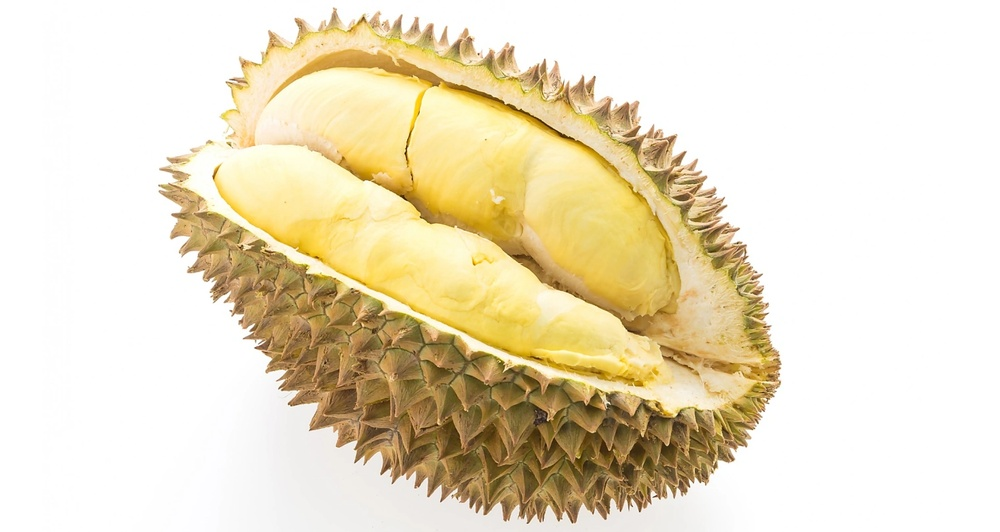
#> input picture Jobsheet_4/Testing/assets/durian.jpg, 1000 x 532 px, shrunk from 1520 x 809 before the run, found by its file name
$ python soal_4_segmentasi_citra_eksternal_20260503231621.py
#> lines starting #> are read from the running program, lines starting #| are printed output that depends on the picture; after the words box and inside, x2 and y2 are one past the last pixel; in counts of white or black regions, pixels touching at a corner belong together
import numpy as np
import matplotlib.pyplot as plt
from skimage import io, filters, segmentation, color
from sklearn.cluster import KMeans
import warnings

# 1. Memuat citra dari folder assets
image_path = 'assets/durian.jpg'   # Pastikan file ada di folder assets
image_color = io.imread(image_path)
#> image_color is the input picture: shape (532, 1000, 3); mean R, G, B 234.3, 223.2, 196.6

# Cek apakah citra grayscale atau berwarna
if len(image_color.shape) == 3:
    image_gray = color.rgb2gray(image_color)
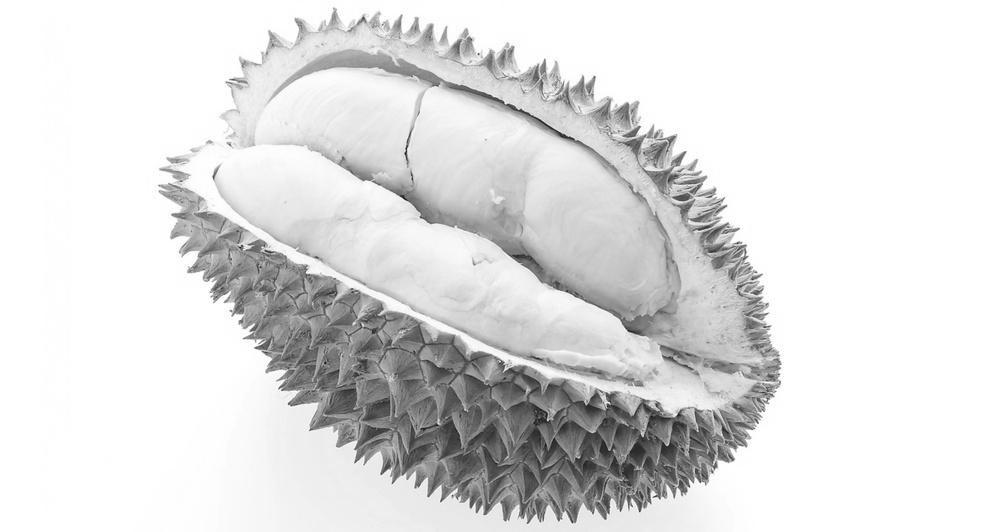
#> image_gray: shape (532, 1000) float64; min 0.0768, max 1, mean 0.877
    image_rgb = image_color
else:
    image_gray = image_color
    image_rgb = color.gray2rgb(image_color)

# --- Metode 1: Otsu Thresholding ---
thresh_otsu = filters.threshold_otsu(image_gray)
#> thresh_otsu = 0.731
binary_otsu = image_gray > thresh_otsu
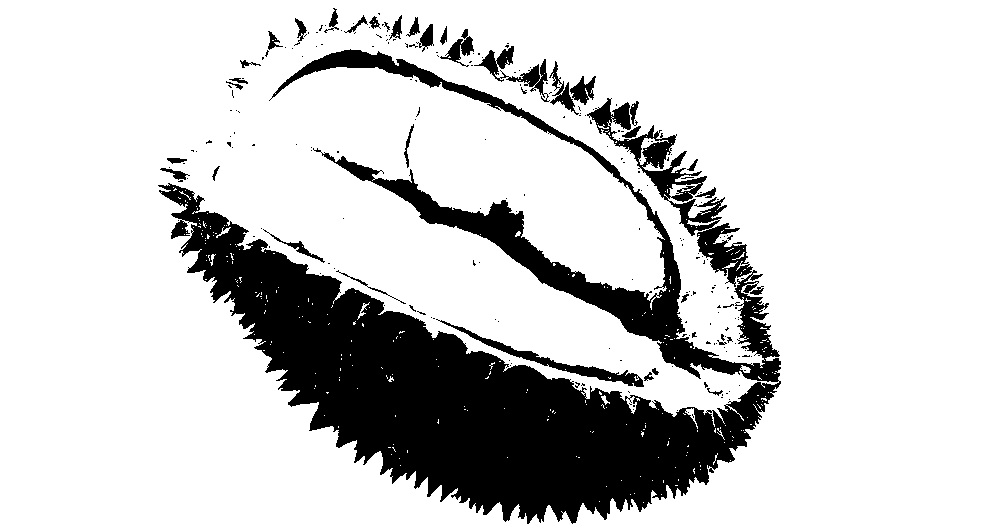
#> binary_otsu: shape (532, 1000) bool; 81.3% white; 228 black regions (193 under 20 px), largest, box (x1, y1, x2, y2) and area: (158, 49, 781, 524) 92280, (436, 319, 644, 387) 1491, (474, 46, 550, 102) 1053

# --- Metode 2: K-Means Clustering (K=3) ---
pixel_features = image_gray.reshape(-1, 1)
n_clusters = 3
kmeans = KMeans(n_clusters=n_clusters, random_state=0, n_init=10)
with warnings.catch_warnings():
    warnings.simplefilter("ignore")
    labels = kmeans.fit_predict(pixel_features)
segmented_kmeans = labels.reshape(image_gray.shape)
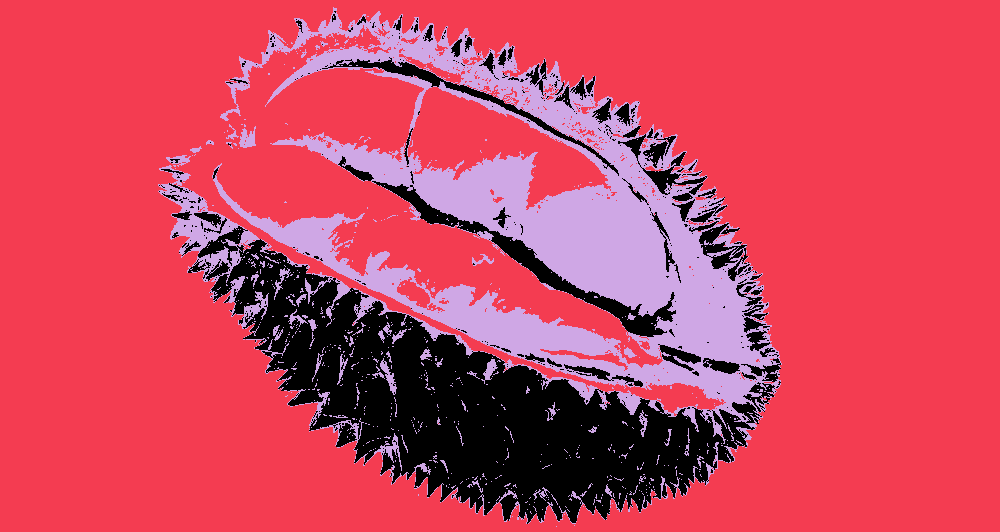
#> segmented_kmeans: shape (532, 1000) int32; 3 distinct labels, from 0 to 2; one colour per label, 0 black

# --- Metode 3: Watershed ---
# Membuat elevation map menggunakan Sobel
elevation_map = filters.sobel(image_gray)
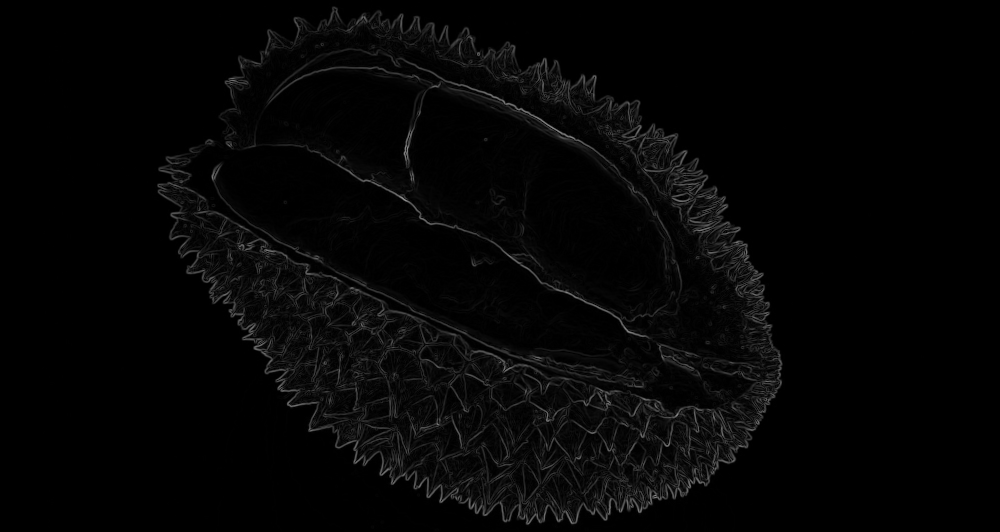
#> elevation_map: shape (532, 1000) float64; min 0, max 0.572, mean 0.0213

# PERBAIKAN: Gunakan dtype=np.int32 agar tidak terjadi error "No matching signature"
markers = np.zeros(image_gray.shape, dtype=np.int32)

# Menentukan marker berdasarkan ambang batas intensitas
# Nilai 0.2 dan 0.7 mungkin perlu disesuaikan dengan histogram gambar Anda
markers[image_gray < 0.2] = 1 # Marker latar belakang
markers[image_gray > 0.7] = 2 # Marker objek

# Terapkan Watershed
segmentation_watershed = segmentation.watershed(elevation_map, markers)
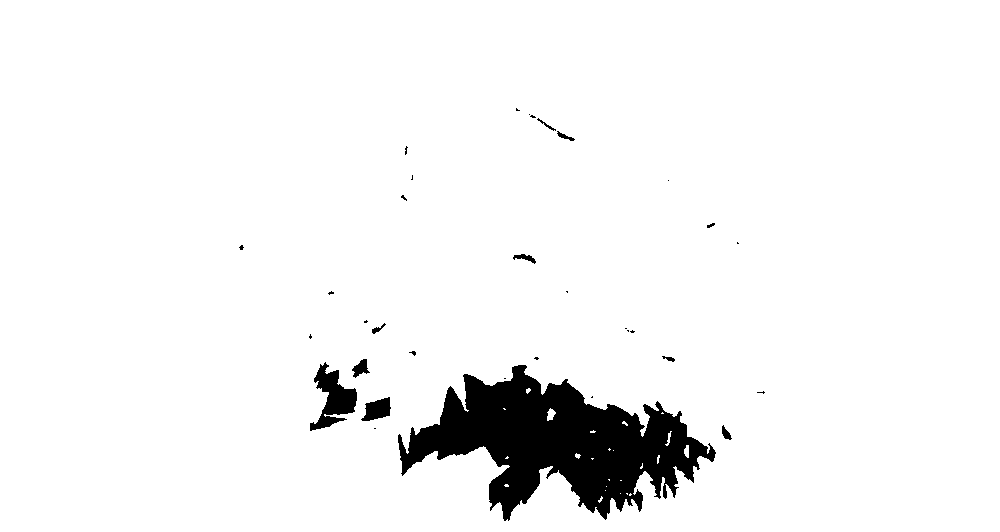
#> segmentation_watershed: shape (532, 1000) int32; values 1 (black) and 2 (white), 95% white; 33 black regions (22 under 20 px), largest, box (x1, y1, x2, y2) and area: (398, 365, 716, 521) 23680, (310, 362, 357, 431) 1496, (361, 397, 391, 421) 460

# Memvisualisasikan batas segmentasi pada citra asli
watershed_boundaries = segmentation.mark_boundaries(image_rgb, segmentation_watershed)

# 2. Visualisasi Hasil Perbandingan
fig, axes = plt.subplots(1, 4, figsize=(20, 5))
ax = axes.ravel()

ax[0].imshow(image_rgb)
ax[0].set_title('Original Image (Assets)')
ax[0].axis('off')

ax[1].imshow(binary_otsu, cmap='gray')
ax[1].set_title('Otsu Thresholding')
ax[1].axis('off')

ax[2].imshow(segmented_kmeans, cmap='viridis')
ax[2].set_title(f'K-Means (K={n_clusters})')
ax[2].axis('off')

ax[3].imshow(watershed_boundaries)
ax[3].set_title('Watershed Segmentation')
ax[3].axis('off')

plt.tight_layout()
plt.show()
# Diskusi Singkat:
# Bandingkan apakah Otsu mampu memisahkan latar belakang dengan bersih.
# K-Means akan membagi citra menjadi 3 tingkatan keabuan berdasarkan klaster.
# Watershed akan sangat bergantung pada penempatan marker yang Anda tentukan di atas.
